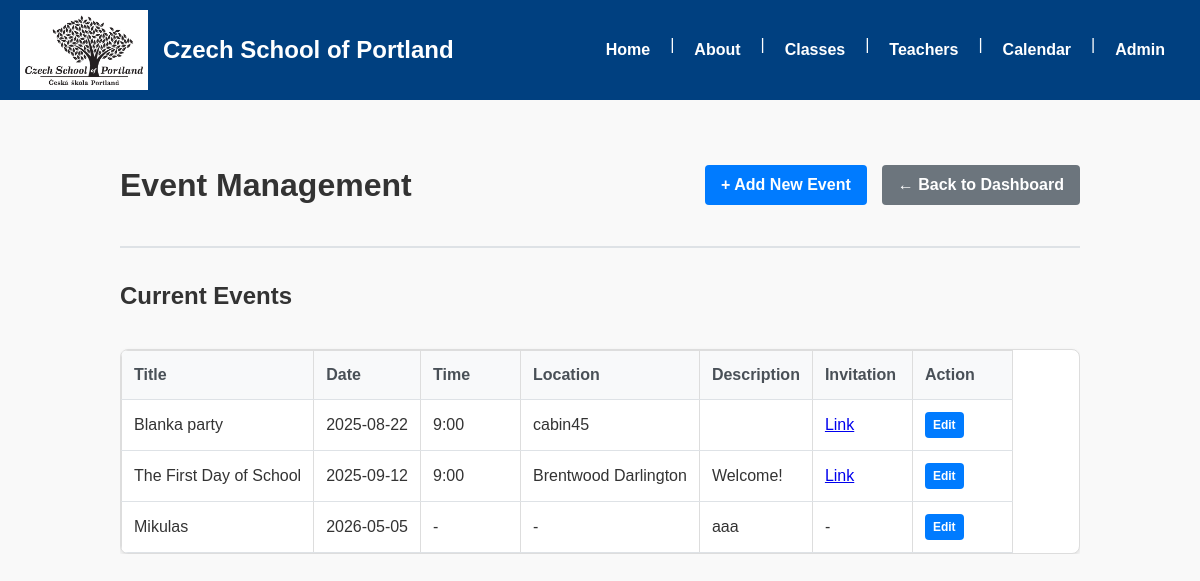
Screenshot of /admin/events with the database file from the repository.
### tables this page shows
CREATE TABLE events (
                    id INTEGER PRIMARY KEY AUTOINCREMENT,
                    title TEXT NOT NULL,
                    date TEXT NOT NULL,
                    description TEXT, location TEXT, time TEXT, invitation_link TEXT);

### routes/admin.py (the view)
@admin_bp.route("/events", methods=["GET", "POST"])
def manage_events():
    events = get_all_events()
    return render_template("admin_events.html", events=events)

### models/db.py (called while the page is built)
def get_connection():
    return sqlite3.connect(DB)

def get_all_events():
    conn = get_connection()
    c = conn.cursor()
    c.execute("SELECT id, title, date, description, location, time, invitation_link FROM events ORDER BY date ASC")
    events = c.fetchall()
    conn.close()
    return events

### templates/admin_events.html (shortened to what this page needs)
{% extends "base.html" %}
{% block content %}
<div class="admin-section">
    <div class="section-header">
        <h1>Event Management</h1>
        <div class="header-buttons">
            <a href="{{ url_for('admin.add_event_form') }}" class="btn btn-primary">+ Add New Event</a>
            <a href="{{ url_for('admin.admin_home') }}" class="btn btn-secondary">← Back to Dashboard</a>
        </div>
    </div>
    <div class="events-container">
        <div class="events-list-section">
            <h2>Current Events</h2>
            {% if events %}
            <div class="events-table">
                <table>
                    <thead>
                        <tr>
                            <th>Title</th>
                            <th>Date</th>
                            <th>Time</th>
                            <th>Location</th>
                            <th>Description</th>
                            <th>Invitation</th>
                            <th>Action</th>
                        </tr>
                    </thead>
                    <tbody>
                        {% for e in events %}
                        <tr>
                            <td>{{ e[1] }}</td>
                            <td>{{ e[2] }}</td>
                            <td>{{ e[5] or '-' }}</td>
                            <td>{{ e[4] or '-' }}</td>
                            <td>{{ e[3] }}</td>
                            <td>
                                {% if e[6] %}
                                <a href="{{ e[6] }}" target="_blank">Link</a>
                                {% else %}
                                -
                                {% endif %}
                            </td>
                            <td>
                                <div class="action-buttons">
                                    <a href="{{ url_for('admin.edit_event_form', event_id=e[0]) }}"
                                        class="btn btn-primary btn-sm">
                                        Edit
                                    </a>
                                </div>
                            </td>
                        </tr>
                        {% endfor %}
                    </tbody>
                </table>
            </div>
            {% else %}
            <div class="no-events">
                <p>No events found.</p>
            </div>
            {% endif %}
        </div>
    </div>
</div>
{% endblock %}

### static/css/style.css (style rules this page uses)
body { font-family: Arial, sans-serif; margin: 0; padding: 0; background: #f9f9f9; color: #333; line-height: 1.5; }
table { width: 100%; border-collapse: collapse; margin-top: 15px; overflow-x: auto; display: block; white-space: nowrap; }
table, th, td { border: 1px solid #ddd; }
th, td { padding: 10px; text-align: left; min-width: 100px; }
th { background: #f0f0f0; }
.events-table, .mailing-table { overflow-x: auto; margin-top: 15px; }
.events-table table, .mailing-table table { min-width: 600px; }
* { box-sizing: border-box; }

### templates/admin_events.html (style rules this page uses)
.admin-section { max-width: 1000px; margin: 0 auto; padding: 20px; }
.section-header { display: flex; justify-content: space-between; align-items: center; margin-bottom: 30px; padding-bottom: 15px; border-bottom: 2px solid #dee2e6; }
.header-buttons { display: flex; gap: 15px; }
.events-container { margin-top: 20px; }
.events-table table { width: 100%; border-collapse: collapse; background: white; border-radius: 8px; overflow: hidden; box-shadow: 0 2px 4px rgba(0, 0, 0, 0.1); }
.events-table th, .events-table td { padding: 12px; text-align: left; border-bottom: 1px solid #dee2e6; }
.events-table th { background-color: #f8f9fa; font-weight: bold; color: #495057; }
.action-buttons { display: flex; gap: 8px; align-items: center; }
.btn { display: inline-block; padding: 8px 16px; text-decoration: none; border: none; border-radius: 4px; font-weight: bold; cursor: pointer; transition: background-color 0.2s ease; }
.btn-primary { background-color: #007bff; color: white; }
.btn-secondary { background-color: #6c757d; color: white; }
.btn-sm { padding: 4px 8px; font-size: 12px; }

### rows the page displays
events: title "Blanka party", date "2025-08-22", time "9:00", location "cabin45"
events: title "The First Day of School", date "2025-09-12", time "9:00", location "Brentwood Darlington", description "Welcome!"
events: title "Mikulas", date "2026-05-05", e "-", description "aaa"
